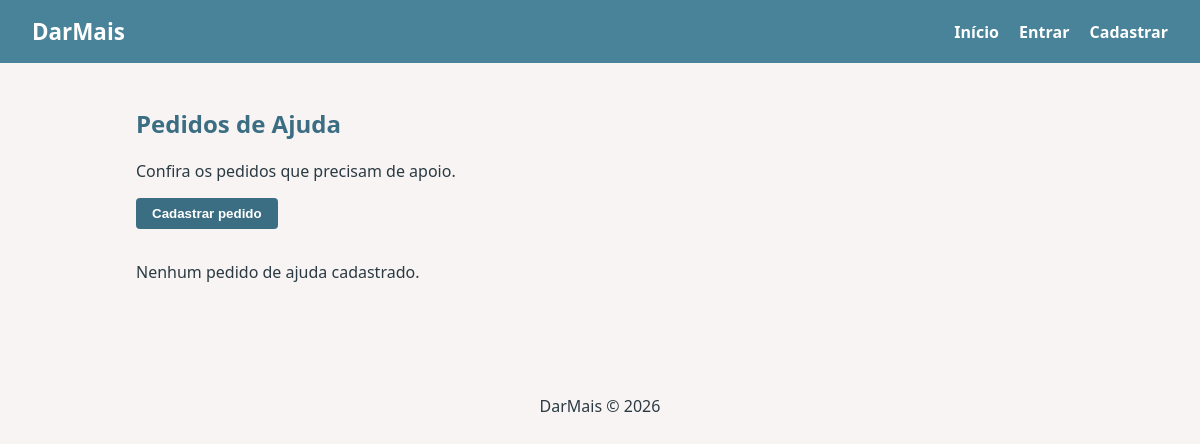
Page /pedidos on the earlier database version.
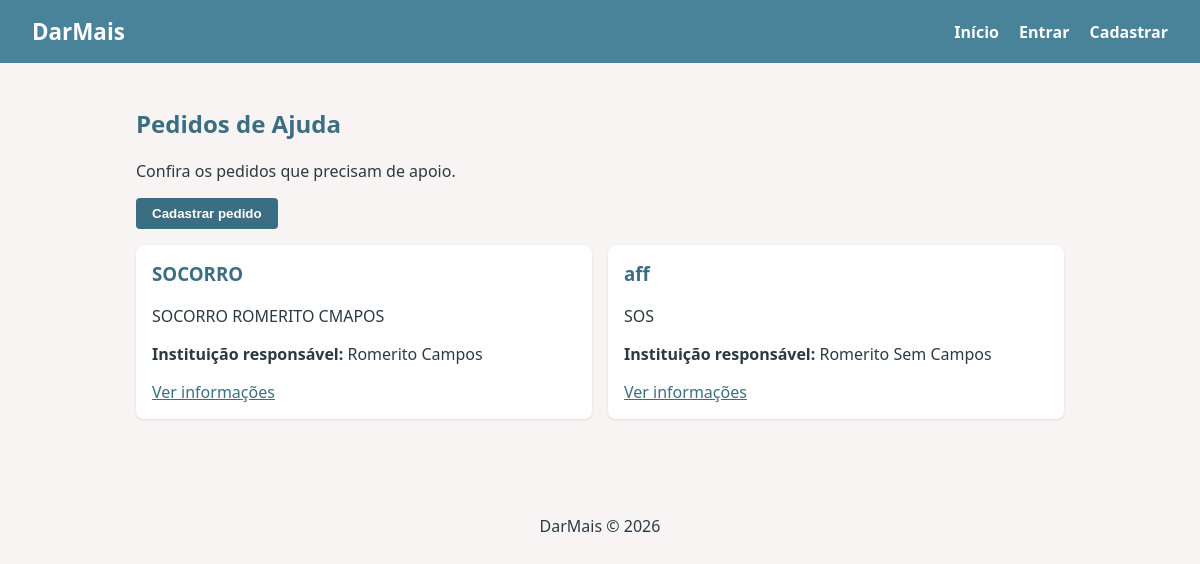
Same page on the later database version.
### projeto_romerito/models.py (models this page shows)
class PedidoDeAjuda(Base):
    __tablename__ = "pedidos_ajuda"
    id: Mapped[int] = mapped_column(primary_key=True, autoincrement=True)
    titulo: Mapped[str] = mapped_column(String(100), nullable=False)
    descricao: Mapped[str] = mapped_column(Text, nullable=False)
    instituicao_id: Mapped[int] = mapped_column(
        ForeignKey("instituicoes.id"),
        nullable=False
    )
    instituicao: Mapped["Instituicao"] = relationship(
        back_populates="pedidos_ajuda"
    )
    beneficiarios: Mapped[List["Beneficiario"]] = relationship(
        back_populates="pedido_ajuda"
    )
    doacoes: Mapped[List["Doacao"]] = relationship(
        back_populates="pedido_ajuda"
    )

class Instituicao(Base):
    __tablename__ = "instituicoes"
    id: Mapped[int] = mapped_column(primary_key=True, autoincrement=True)
    nome: Mapped[str] = mapped_column(String(100), nullable=False)
    email: Mapped[str] = mapped_column(String(80), unique=True, nullable=False)
    cnpj: Mapped[str] = mapped_column(String(18), unique=True, nullable=False)
    senha: Mapped[str] = mapped_column(String(255), nullable=False)
    pedidos_ajuda: Mapped[List["PedidoDeAjuda"]] = relationship(
        back_populates="instituicao"
    )

### projeto_romerito/blueprints/pedidos/routes.py (the view)
@pedidos_bp.route('/pedidos')
def listar():
    with Session() as session:
        pedidos = session.scalars(
            select(PedidoDeAjuda)
        ).all()
        return render_template(
            'pedidos/listar.html',
            pedidos=pedidos
        )

### projeto_romerito/blueprints/pedidos/templates/pedidos/listar.html (shortened to what this page needs)
{% extends 'base.html' %}
{% block conteudo %}
<section>
    <h2>Pedidos de Ajuda</h2>
    <p>Confira os pedidos que precisam de apoio.</p>
    <p>
        <a href="{{ url_for('pedidos.cadastrar') }}">
            <button type="button">Cadastrar pedido</button>
        </a>
    </p>
    <div class="cards">
        {% for pedido in pedidos %}
            <div class="card">
                <h3>{{ pedido.titulo }}</h3>
                <p>{{ pedido.descricao }}</p>
                <p>
                    <strong>Instituição responsável:</strong>
                    {{ pedido.instituicao.nome }}
                </p>
                <a href="{{ url_for('pedidos.informacoes', pedido_id=pedido.id) }}">
                    Ver informações
                </a>
            </div>
        {% else %}
            <p>Nenhum pedido de ajuda cadastrado.</p>
        {% endfor %}
    </div>
</section>
{% endblock %}

Differences in the rows shown:
added PedidoDeAjuda: titulo "SOCORRO", descricao "SOCORRO ROMERITO CMAPOS", instituicao.nome "Romerito Campos"
added PedidoDeAjuda: titulo "aff", descricao "SOS", instituicao.nome "Romerito Sem Campos"
Other differences:
text no longer shown: "Nenhum pedido de ajuda cadastrado."
